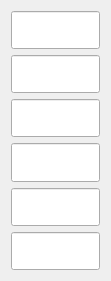
    <widget class="QWidget" name="verticalLayoutWidget_8">
     <property name="geometry">
      <rect>
       <x>720</x>
       <y>480</y>
       <width>111</width>
       <height>281</height>
      </rect>
     </property>
     <layout class="QVBoxLayout" name="verticalLayout_12">
      <item>
       <widget class="QLineEdit" name="txtGastos1">
        <property name="sizePolicy">
         <sizepolicy hsizetype="Expanding" vsizetype="Expanding">
          <horstretch>0</horstretch>
          <verstretch>0</verstretch>
         </sizepolicy>
        </property>
        <property name="font">
         <font>
          <pointsize>16</pointsize>
         </font>
        </property>
        <property name="text">
         <string/>
        </property>
       </widget>
      </item>
      <item>
       <widget class="QLineEdit" name="txtGastos2">
        <property name="sizePolicy">
         <sizepolicy hsizetype="Expanding" vsizetype="Expanding">
          <horstretch>0</horstretch>
          <verstretch>0</verstretch>
         </sizepolicy>
        </property>
        <property name="font">
         <font>
          <pointsize>16</pointsize>
         </font>
        </property>
        <property name="text">
         <string/>
        </property>
       </widget>
      </item>
      <item>
       <widget class="QLineEdit" name="txtGastos3">
        <property name="sizePolicy">
         <sizepolicy hsizetype="Expanding" vsizetype="Expanding">
          <horstretch>0</horstretch>
          <verstretch>0</verstretch>
         </sizepolicy>
        </property>
        <property name="font">
         <font>
          <pointsize>16</pointsize>
         </font>
        </property>
        <property name="text">
         <string/>
        </property>
       </widget>
      </item>
      <item>
       <widget class="QLineEdit" name="txtGastos4">
        <property name="sizePolicy">
         <sizepolicy hsizetype="Expanding" vsizetype="Expanding">
          <horstretch>0</horstretch>
          <verstretch>0</verstretch>
         </sizepolicy>
        </property>
        <property name="font">
         <font>
          <pointsize>16</pointsize>
         </font>
        </property>
        <property name="text">
         <string/>
        </property>
       </widget>
      </item>
      <item>
       <widget class="QLineEdit" name="txtGastos5">
        <property name="sizePolicy">
         <sizepolicy hsizetype="Expanding" vsizetype="Expanding">
          <horstretch>0</horstretch>
          <verstretch>0</verstretch>
         </sizepolicy>
        </property>
        <property name="font">
         <font>
          <pointsize>16</pointsize>
         </font>
        </property>
        <property name="text">
         <string/>
        </property>
       </widget>
      </item>
      <item>
       <widget class="QLineEdit" name="txtGastos6">
        <property name="sizePolicy">
         <sizepolicy hsizetype="Expanding" vsizetype="Expanding">
          <horstretch>0</horstretch>
          <verstretch>0</verstretch>
         </sizepolicy>
        </property>
        <property name="font">
         <font>
          <pointsize>16</pointsize>
         </font>
        </property>
        <property name="text">
         <string/>
        </property>
       </widget>
      </item>
     </layout>
    </widget>
